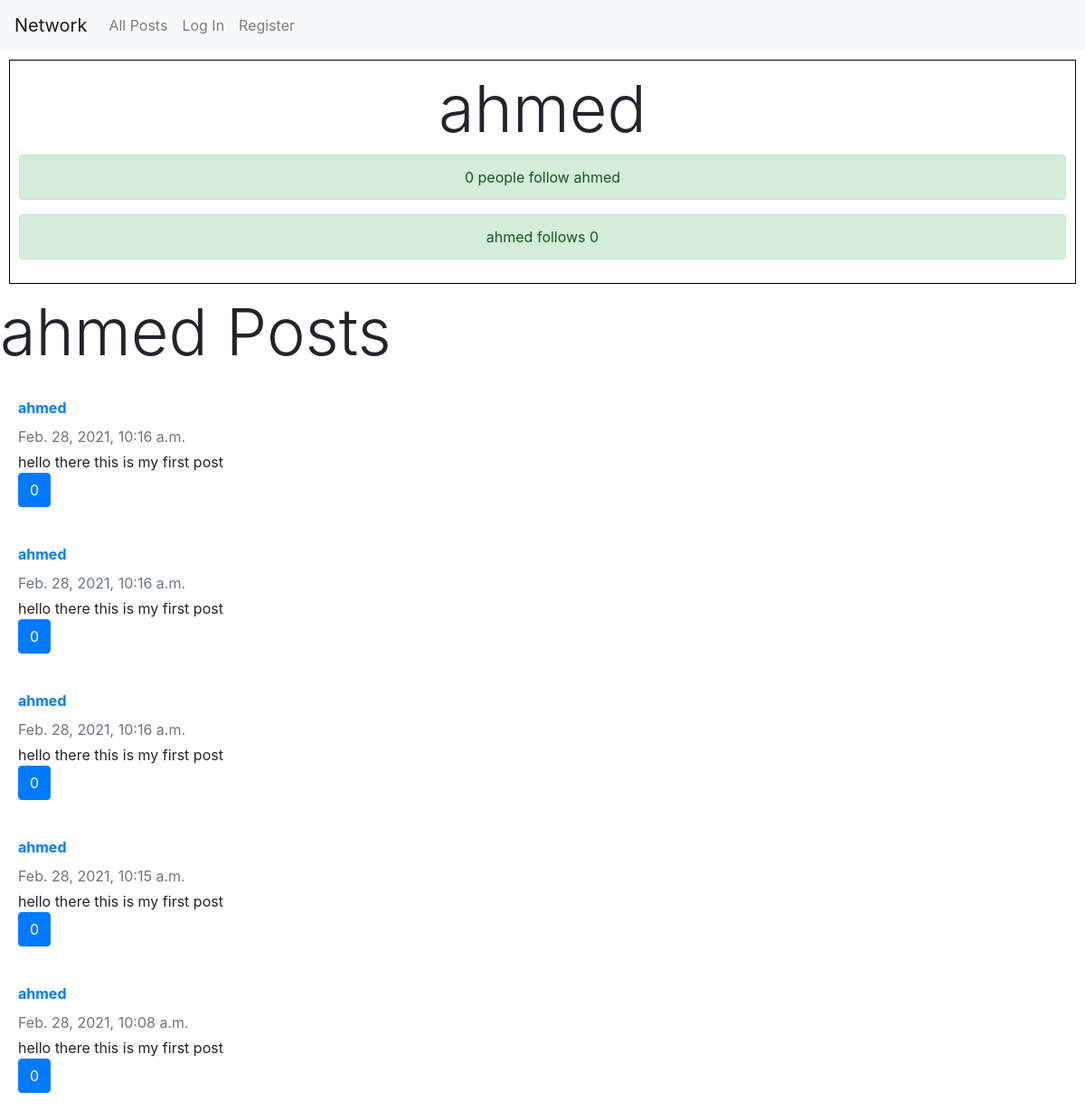
Before: /profile/1 with the older database file.
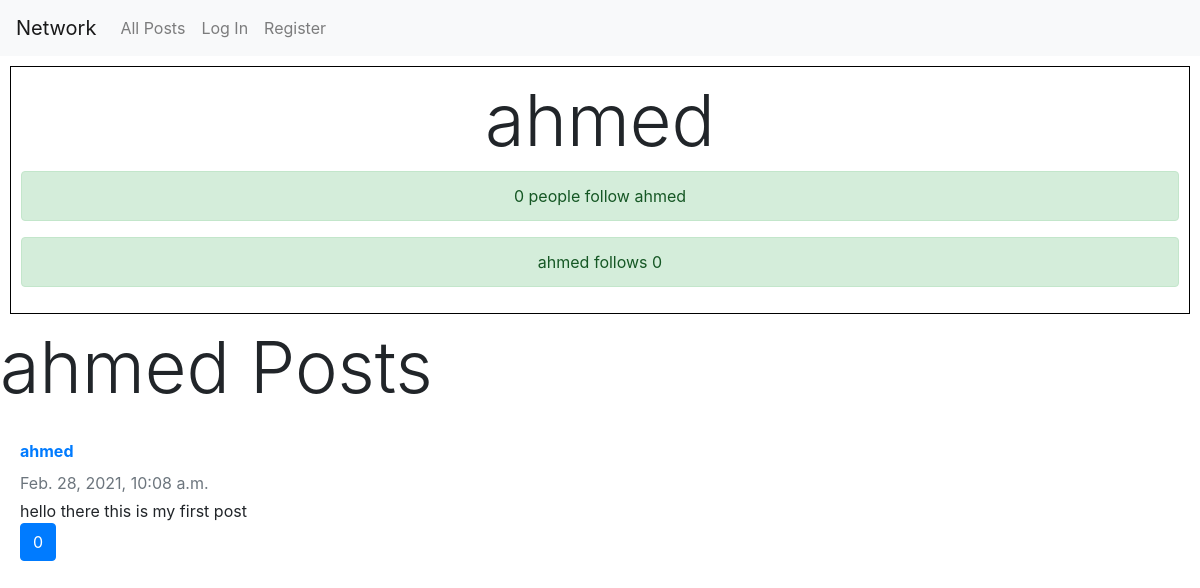
After: the same page with the newer database file.
### network/models.py (models this page shows, shortened)
class Post(models.Model):
    content = models.TextField()
    owner = models.ForeignKey(User, on_delete=models.CASCADE, related_name='posts')
    time_created = models.DateTimeField(auto_now_add=True)
    user_likes = models.ManyToManyField(User, related_name='post_likes')
    class Meta:
        ordering = ['-time_created']

class User(AbstractUser):
    following = models.ManyToManyField('User', related_name='followers')

### network/views.py (the view)
# urls.py: path('profile/<int:pk>', views.user_profile, name='user_profile'),
def user_profile(request, pk):
    profile_owner = User.objects.get(pk=pk)
    return render(request, 'network/profile.html', {'profile_owner': profile_owner})

### network/templates/network/profile.html (shortened to what this page needs)
{% extends 'network/layout.html' %}
{% block body %}
    <div class="profile">
        <h3 class="display-3" >{{ profile_owner.username }}</h3>
        <div class="alert alert-success">{{ profile_owner.followers.count }} people follow {{ profile_owner.username }}</div>
        <div class="alert alert-success">{{ profile_owner.username }} follows {{ profile_owner.following.count }}</div>
    </div>
    <h3 class="display-3">{{ profile_owner.username }} Posts</h3>
    {% for post in profile_owner.posts.all %}
       <div class="card-body d-flex flex-column align-items-start">
              <strong class="d-inline-block mb-2 text-primary"><a href="{% url 'user_profile' post.owner.id %}">{{ post.owner.username }}</a></strong>
              <div class="mb-1 text-muted">{{ post.time_created }}</div>
              <p class="card-text mb-auto">{{ post.content }}</p>
              <button class="btn btn-primary">{{ post.user_likes.count }}</button>
            </div>
    {% empty %}
        {{ user.username }} has not posted anything yet.
    {% endfor %}
{% endblock %}

Changed rows visible on the page:
removed Post: owner.username "ahmed", time_created "Feb. 28, 2021, 10:16 a.m.", content "hello there this is my first post", user_likes.count "0"
removed Post: owner.username "ahmed", time_created "Feb. 28, 2021, 10:16 a.m.", content "hello there this is my first post", user_likes.count "0"
removed Post: owner.username "ahmed", time_created "Feb. 28, 2021, 10:16 a.m.", content "hello there this is my first post", user_likes.count "0"
removed Post: owner.username "ahmed", time_created "Feb. 28, 2021, 10:15 a.m.", content "hello there this is my first post", user_likes.count "0"
